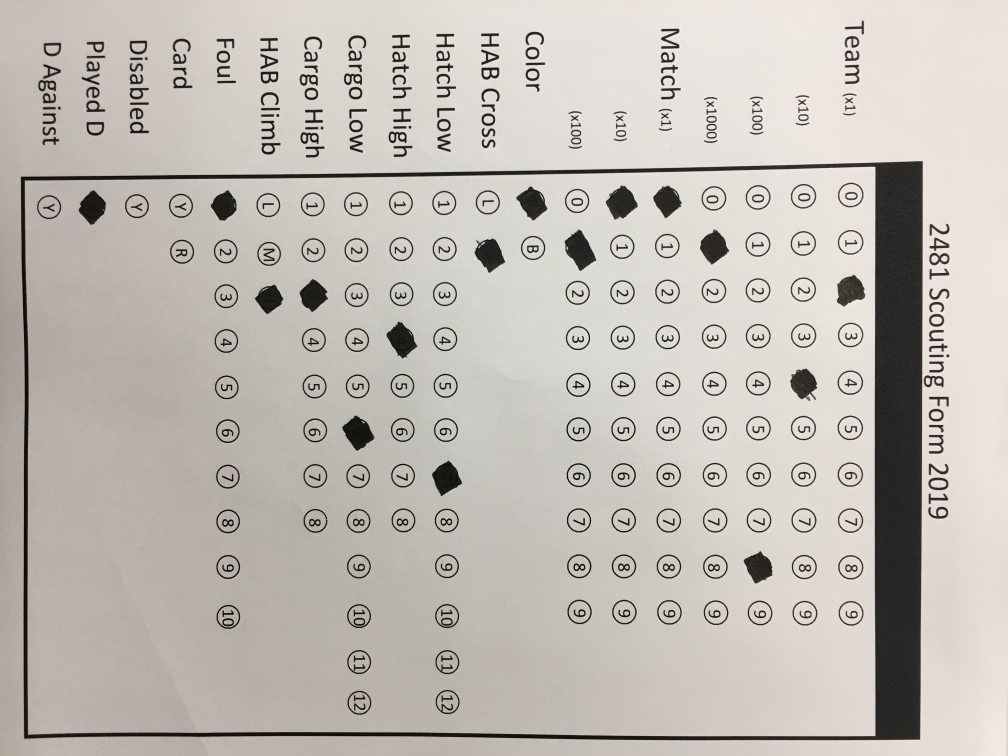
#> input picture Filled Out 2481 Scouting Form 2019.jpeg, 4032 x 3024 px, found by its file name (shown at 1/4 size)
$ python process_scouting_form.py
#> lines starting #> are read from the running program, lines starting #| are printed output that depends on the picture; after the words box and inside, x2 and y2 are one past the last pixel; in counts of white or black regions, pixels touching at a corner belong together
import cv2
import numpy as np
import matplotlib as plt
import four_point_transform

class formData:
    def __init__(self):
        self.team1 = []
        self.team10 = []
        self.team100 = []
        self.team1000 = []
        self.match1 = []
        self.match10 = []
        self.match100 = []
        self.color = []
        self.habCross = 0
        self.hatchLow = 0
        self.cargoLow = 0
        self.cargoHigh = 0
        self.habClimb = 0
        self.foul = 0
        self.card = 0
        self.disabled = 0
        self.playedDefense = 0
        self.defenseAgainst = 0

img = cv2.imread("C:/frc-2019-scout/Filled Out 2481 Scouting Form 2019.jpeg", cv2.IMREAD_COLOR)
#> img is the input picture: shape (3024, 4032, 3); mean B, G, R 180.3, 186.7, 191.7

heightDesired = 800
height, width, channels = img.shape
#> height = 3024; width = 4032; channels = 3
ratio = width / height
#> ratio = 1.33
widthDesired = heightDesired * ratio
#> widthDesired = 1066.7
img = cv2.resize(img, (int(widthDesired), int(heightDesired)))
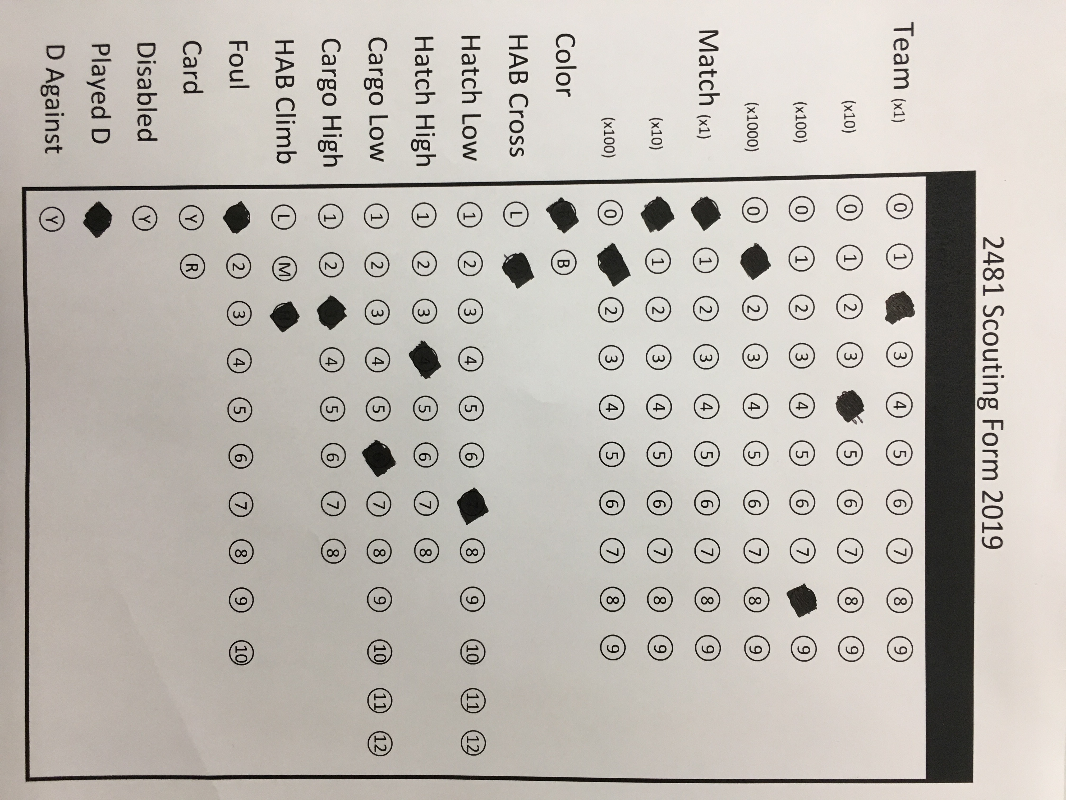
#> img: shape (800, 1066, 3); mean B, G, R 180.2, 186.5, 191.6

imgGray = cv2.cvtColor(img, cv2.COLOR_BGR2GRAY)
imgBlur = cv2.GaussianBlur(imgGray, (5, 5), 0)
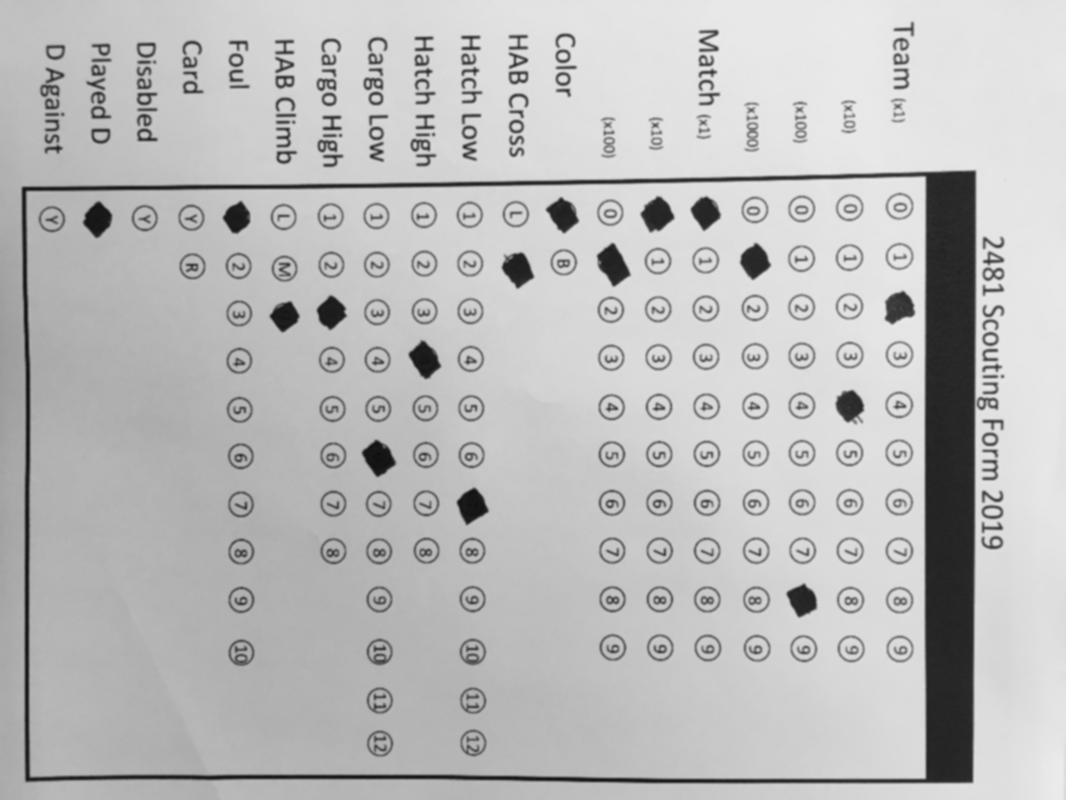
#> imgBlur: shape (800, 1066); min 16, max 235, mean 187.3
imgEdge = cv2.Canny(imgBlur, 75, 200)
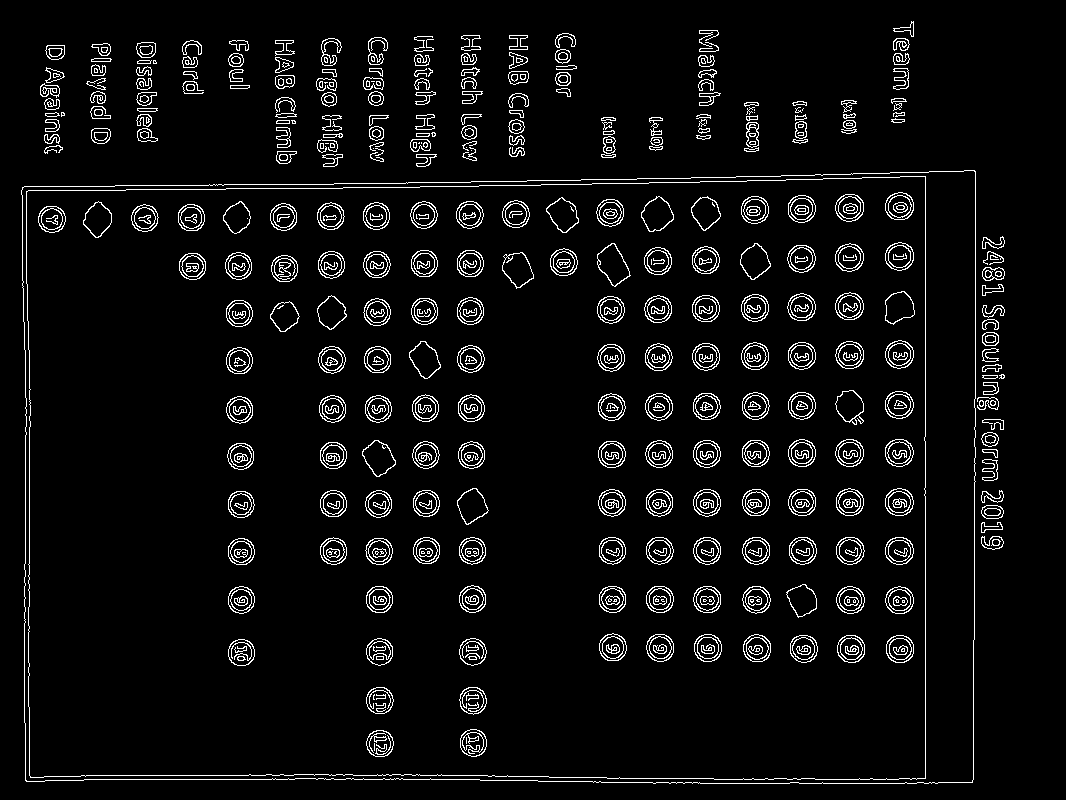
#> imgEdge: shape (800, 1066); 5.3% white in thin lines or dots, all inside (x1, y1, x2, y2) = (21, 21, 1005, 784)

contours, hierarchy = cv2.findContours(imgEdge.copy(), cv2.RETR_LIST, cv2.CHAIN_APPROX_SIMPLE)
#> contours = 1221 contours, 277 with area under 20; largest, box (x1, y1, x2, y2) and area: (21, 170, 976, 784) 570598, (21, 170, 976, 784) 570594, (26, 176, 926, 780) 530624, (26, 176, 926, 780) 530622, (597, 243, 631, 287) 846
contours = sorted(contours, key=cv2.contourArea, reverse=True)[:1]
#> contours = 1 contour; box (x1, y1, x2, y2) and area: (21, 170, 976, 784) 570598
cv2.drawContours(img, contours, -1, (0, 255, 0), 3)
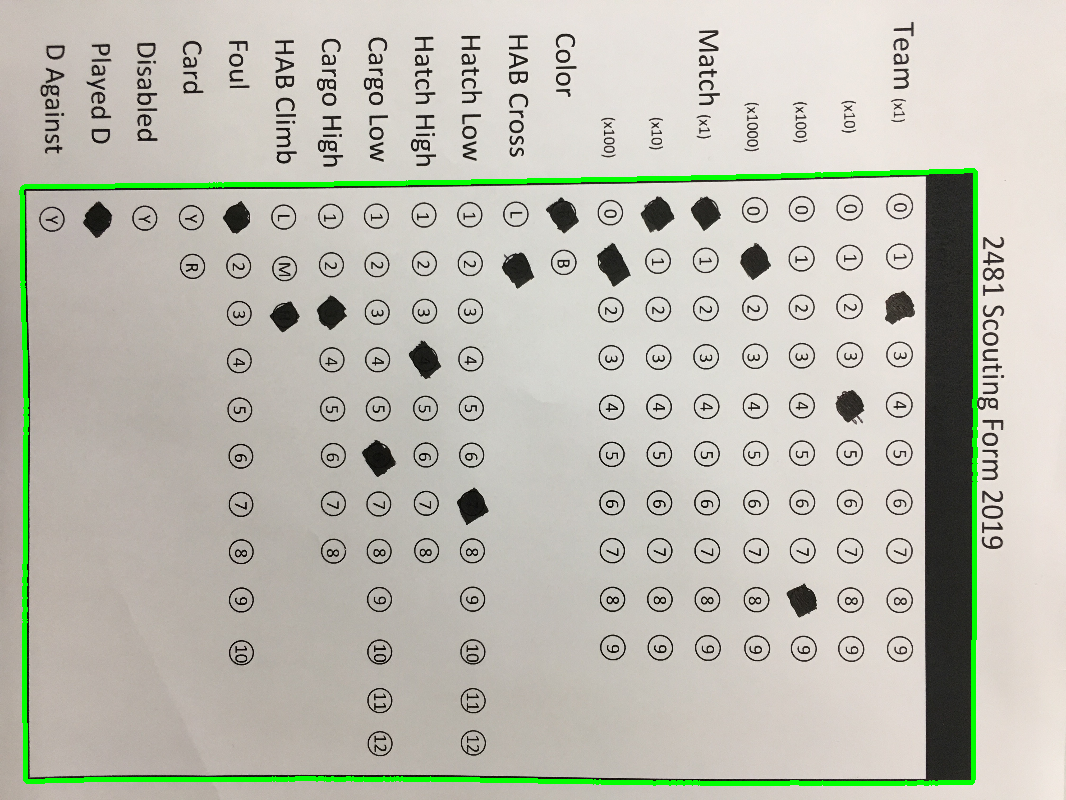
#> img: shape (800, 1066, 3); 1.82% of pixels changed, all inside (x1, y1, x2, y2) = (19, 168, 978, 786)

vertices = 0
for c in contours:
    perimeter = cv2.arcLength(c, True)
    tempVertices = cv2.approxPolyDP(c, 0.02 * perimeter, True)

    if len(tempVertices) == 4:
        vertices = tempVertices
        break
#> this loop made 1 pass
#> (perimeter, vertices) on pass 1: (3164.5, [[975, 171], [22, 187], [25, 780], [972, 782]])
# cv2.drawContours(img, [vertices], -1, (0, 255, 0), 5)

#> (the run stopped early here; a loop or call above may not have finished)
